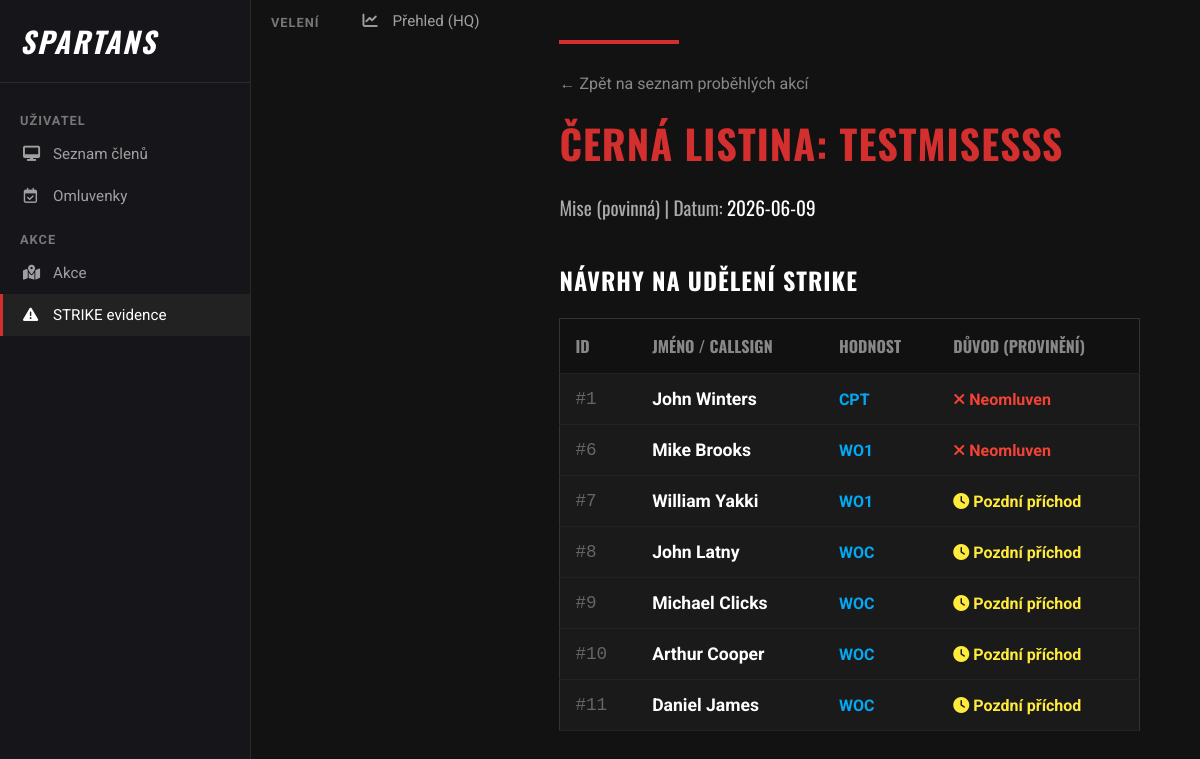
Screenshot of /strike/3 with the database file from the repository.
### app.py (models this page shows)
class Akce(db.Model):
    id = db.Column(db.Integer, primary_key=True)
    nazev = db.Column(db.String(100), nullable=False)
    datum = db.Column(db.Date, nullable=False)
    typ_id = db.Column(db.Integer, db.ForeignKey('typ_akce.id'), nullable=False)
    probehla = db.Column(db.Boolean, default=False)

class TypAkce(db.Model):
    id = db.Column(db.Integer, primary_key=True)
    nazev = db.Column(db.String(50), nullable=False)
    vsechny_akce = db.relationship('Akce', backref='typ_akce')

class Ucast(db.Model):
    id = db.Column(db.Integer, primary_key=True)
    akce_id = db.Column(db.Integer, db.ForeignKey('akce.id'), nullable=False)
    clen_id = db.Column(db.Integer, db.ForeignKey('clen.id'), nullable=False)
    stav = db.Column(db.String(20), nullable=False, default='Nezadáno')
    akce = db.relationship('Akce', backref=db.backref('ucasti', cascade="all, delete-orphan"))
    clen = db.relationship('Clen', backref='ucasti')

class Clen(db.Model):
    id = db.Column(db.Integer, primary_key=True)
    jmeno = db.Column(db.String(50), nullable=False)
    hodnost_id = db.Column(db.Integer, db.ForeignKey('hodnost.id'), nullable=False)
    hodnost = db.relationship('Hodnost')

class Hodnost(db.Model):
    id = db.Column(db.Integer, primary_key=True)
    nazev = db.Column(db.String(50), nullable=False)

### app.py (the view)
@app.route('/strike/<int:akce_id>')
def detail_strike(akce_id):
    akce = Akce.query.get_or_404(akce_id)
    hrisnici = Ucast.query.filter(
        Ucast.akce_id == akce.id,
        Ucast.stav.in_(['AWOL', 'Pozdní příchod'])
    ).all()
    return render_template('detail_strike.html', akce=akce, hrisnici=hrisnici)

### templates/detail_strike.html (shortened to what this page needs)
<!DOCTYPE html>
<html lang="cs">
<head>
    <link rel="stylesheet" href="https://cdnjs.cloudflare.com/ajax/libs/font-awesome/6.4.0/css/all.min.css">
    <link rel="stylesheet" href="{{ url_for('static', filename='strike.css') }}">
</head>
<body>
    <div class="sidebar">
        <div class="sidebar-brand">
            <i> SPARTANS</i>
        </div>
        <div class="sidebar-category">Uživatel</div>
        <div class="sidebar-nav">
            <a href="/"><i class="fa-solid fa-desktop"></i> Seznam členů</a>
            <a href="/omluvenky"><i class="fa-regular fa-calendar-check"></i> Omluvenky</a>
        </div>
        <div class="sidebar-category">Akce</div>
      <div class="sidebar-nav">
        <a href="/akce"><i class="fa-solid fa-map-location-dot"></i> Akce </a>
        <a href="/strike" class="active"><i class="fa-solid fa-triangle-exclamation"></i> STRIKE evidence</a>
      </div>
    </div>
    <div class="sidebar-category">Velení</div>
      <div class="sidebar-nav">
          <a href="/dashboard"><i class="fa-solid fa-chart-line"></i> Přehled (HQ)</a>
      </div>
    <div class="main-content">
        <div class="container" style="display: block;">
            <div class="strike-accent-line"></div>
            <a href="/strike" class="back-link">← Zpět na seznam proběhlých akcí</a>
            <h1 class="strike-title">Černá listina: {{ akce.nazev }}</h1>
            <div class="strike-info-bar">
                {{ akce.typ_akce.nazev }} | Datum: <span>{{ akce.datum }}</span>
            </div>
            <h2>Návrhy na udělení STRIKE</h2>
            <table>
                <tr>
                    <th>ID</th>
                    <th>Jméno / Callsign</th>
                    <th>Hodnost</th>
                    <th>Důvod (Provinění)</th>
                </tr>
                {% for zaznam in hrisnici %}
                <tr>
                    <td class="cell-id">#{{ zaznam.clen.id }}</td>
                    <td class="cell-name">{{ zaznam.clen.jmeno }}</td>
                    <td class="cell-rank">{{ zaznam.clen.hodnost.nazev }}</td>
                    <td class="{% if zaznam.stav == 'AWOL' %}status-awol{% else %}status-late{% endif %}">
                        {% if zaznam.stav == 'AWOL' %}
                            <i class="fa-solid fa-xmark"></i> Neomluven
                        {% else %}
                            <i class="fa-solid fa-clock"></i> Pozdní příchod
                        {% endif %}
                    </td>
                </tr>
                {% endfor %}
            </table>
        </div>
    </div>
</body>
</html>

### static/strike.css (style rules this page uses)
body { background-color: #121212; color: #e0e0e0; font-family: 'Roboto', sans-serif; margin: 0; padding: 0; display: flex; min-height: 100vh; }
.sidebar { width: 250px; background-color: #16161a; border-right: 1px solid #2a2a2a; display: flex; flex-direction: column; padding-top: 20px; flex-shrink: 0; }
.sidebar-brand { color: #fff; font-family: 'Oswald', sans-serif; font-size: 1.8rem; font-weight: bold; letter-spacing: 2px; padding: 0 20px 20px 20px; border-bottom: 1px solid #2a2a2a; margin-bottom: 15px; display: flex; align-items: center; gap: 10px; }
.sidebar-category { color: #777; font-size: 0.8rem; text-transform: uppercase; font-weight: bold; margin: 15px 20px 5px 20px; letter-spacing: 1px; }
.sidebar-nav { display: flex; flex-direction: column; }
.sidebar-nav a { color: #a0a0a0; text-decoration: none; padding: 12px 20px; display: flex; align-items: center; gap: 15px; font-size: 0.95rem; transition: all 0.2s; border-left: 3px solid transparent; }
.sidebar-nav a.active { background-color: #222; color: #fff; border-left-color: #d32f2f; }
.sidebar-nav a i { width: 15px; text-align: center; }
.main-content { flex: 1; padding: 40px; background-color: #121212; box-sizing: border-box; }
.container { max-width: 1200px; margin: 0 auto; padding: 0 20px; }
h1, h2 { font-family: 'Oswald', sans-serif; text-transform: uppercase; color: #ffffff; letter-spacing: 1px; }
h1 { font-size: 2.5rem; margin-top: 0; margin-bottom: 20px; }
h2 { font-size: 1.5rem; margin-top: 0; margin-bottom: 20px; }
table { width: 100%; border-collapse: collapse; background-color: #1a1a1a; border: 1px solid #333; margin-top: 10px; }
th, td { padding: 15px; text-align: left; border-bottom: 1px solid #222; }
th { background-color: #111; font-family: 'Oswald', sans-serif; color: #888; text-transform: uppercase; }
.cell-id { color: #666; font-family: monospace; font-size: 1.1rem; }
.cell-name { font-weight: bold; color: #fff; font-size: 1.1rem; }
.cell-rank { color: #03a9f4; font-weight: bold; }
.strike-accent-line { width: 120px; height: 4px; background-color: #d32f2f; margin-bottom: 30px; }
.strike-title { color: #d32f2f; }
.strike-info-bar { font-size: 1.2rem; color: #aaa; margin-bottom: 40px; font-family: 'Oswald', sans-serif; }
.strike-info-bar span { color: #fff; }
.back-link { color: #888; text-decoration: none; margin-bottom: 20px; display: inline-block; transition: color 0.2s; }
.status-awol { font-weight: bold; color: #f44336; }
.status-late { font-weight: bold; color: #ffeb3b; }

### rows the page displays
Akce: nazev "TESTMISESSS", datum "2026-06-09"
TypAkce: typ_akce.nazev "Mise (povinná)"
Ucast: clen.id "1", clen.jmeno "John Winters", clen.hodnost.nazev "CPT", stav "AWOL" (drawn)
Ucast: clen.id "6", clen.jmeno "Mike Brooks", clen.hodnost.nazev "WO1", stav "AWOL" (drawn)
Ucast: clen.id "7", clen.jmeno "William Yakki", clen.hodnost.nazev "WO1", stav "Pozdní příchod" (drawn)
Ucast: clen.id "8", clen.jmeno "John Latny", clen.hodnost.nazev "WOC", stav "Pozdní příchod" (drawn)
Ucast: clen.id "9", clen.jmeno "Michael Clicks", clen.hodnost.nazev "WOC", stav "Pozdní příchod" (drawn)
Ucast: clen.id "10", clen.jmeno "Arthur Cooper", clen.hodnost.nazev "WOC", stav "Pozdní příchod" (drawn)
Ucast: clen.id "11", clen.jmeno "Daniel James", clen.hodnost.nazev "WOC", stav "Pozdní příchod" (drawn)
